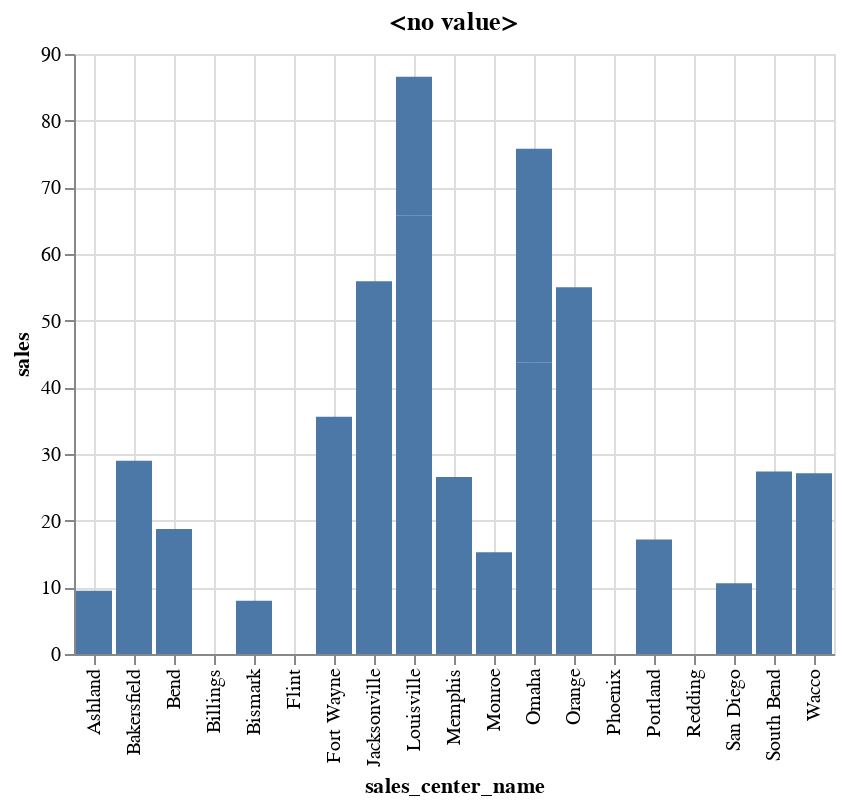

The notebook cell saved with this chart:
### Markdown cell above
#### A simple bar chart can be generated by specifying the columns to use for the x and y axes

### Code cell
%chart sales_center_name, sales

### Figure 1 — Vega-Lite specification as saved in the notebook (floating-point values rounded to 4 significant figures)
{"$schema": "https://vega.github.io/schema/vega-lite/v3.json", "data": {"format": {"type": "csv"}, "values": "\"SALES\",\"Sales_Center_ID\",\"Sales_Center_Name\"\n\".00\",\"1111\",\"Phoenix\"\n\".00\",\"1111\",\"Phoenix\"\n\".00\",\"2222\",\"Bend\"\n\"18.75\",\"2222\",\"Bend\"\n\"43.78\",\"3333\",\"Omaha\"\n\"32.00\",\"3333\",\"Omaha\"\n\"65.73\",\"4444\",\"Louisville\"\n\"20.85\",\"4444\",\"Louisville\"\n\".00\",\"5555\",\"Bismark\"\n\"7.97\",\"5555\",\"Bismark\"\n\"7.79\",\"6666\",\"Memphis\"\n\"18.75\",\"6666\",\"Memphis\"\n\"15.25\",\"7777\",\"Monroe\"\n\".00\",\"7777\",\"Monroe\"\n\".00\",\"8888\",\"San Diego\"\n\"10.60\",\"8888\",\"San Diego\"\n\".00\",\"9999\",\"Redding\"\n\".00\",\"9999\",\"Redding\"\n\"19.36\",\"1112\",\"South Bend\"\n\"8.00\",\"1112\",\"South Bend\"\n\"16.50\",\"1113\",\"Jacksonville\"\n\"39.42\",\"1113\",\"Jacksonville\"\n\"35.58\",\"1114\",\"Fort Wayne\"\n\".00\",\"1115\",\"Billings\"\n\"17.18\",\"1116\",\"Portland\"\n\"9.50\",\"1117\",\"Ashland\"\n\"27.10\",\"1118\",\"Wacco\"\n\".00\",\"1119\",\"Flint\"\n\"29.00\",\"2111\",\"Bakersfield\"\n\"55.00\",\"3111\",\"Orange\"\n"}, "encoding": {"x": {"axis": {"grid": true, "title": "sales_center_name"}, "field": "Sales_Center_Name", "type": "nominal"}, "y": {"axis": {"grid": true, "title": "sales"}, "field": "SALES", "type": "quantitative"}}, "mark": {"color": "#4C78A8", "type": "bar"}, "title": "<no value>"}
